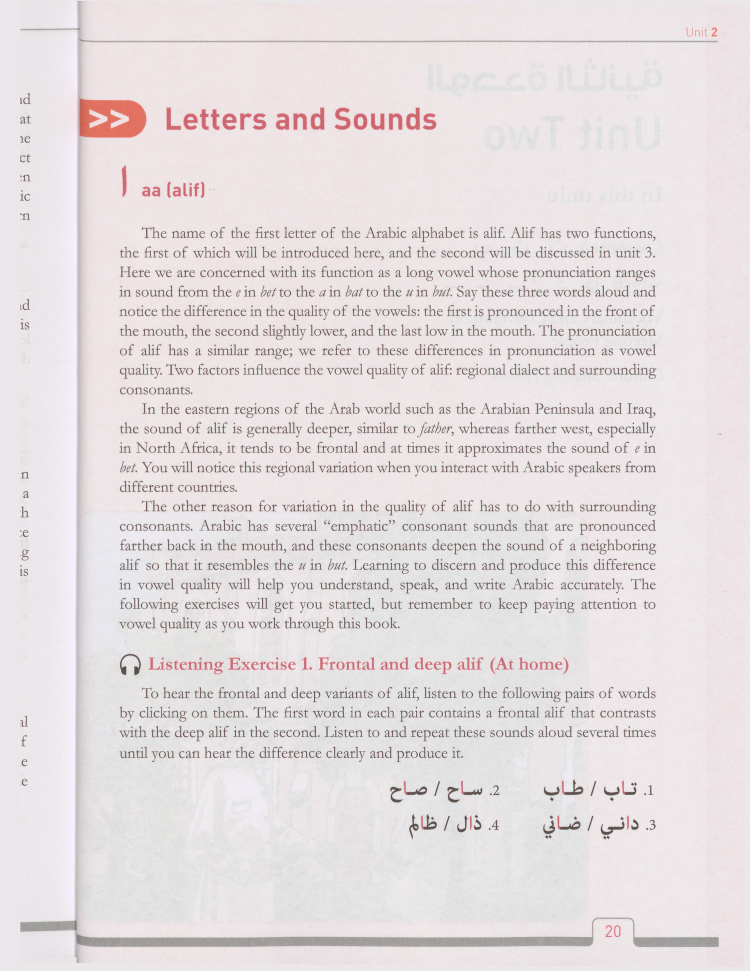
#> input picture work/arabic/u2/sm_p38.jpg, 1500 x 1941 px (shown at 1/2 size)
$ python find_red_bands.py sm_p38.jpg
#> lines starting #> are read from the running program, lines starting #| are printed output that depends on the picture; after the words box and inside, x2 and y2 are one past the last pixel; in counts of white or black regions, pixels touching at a corner belong together
#> in bands, im is the input picture: shape (1941, 1500, 3); mean R, G, B 228.4, 221.5, 223
#!/usr/bin/env python3
"""Measure horizontal bands of the book's RED ink on a rendered page.

find_crop_boxes.py masks a pale TABLE FILL; Alif Baa's Writing rows are saturated red
GLYPHS on white, which that mask cannot see. Same doctrine (measure, never eyeball),
different ink: mask strong red, segment contiguous row-bands, report page fractions.
"""
import sys
import numpy as np
from PIL import Image

def red_mask(im):
    r, g, b = im[:, :, 0].astype(int), im[:, :, 1].astype(int), im[:, :, 2].astype(int)
    # saturated red ink: red clearly dominant over both other channels, and not pale
    return (r > 110) & (r - g > 55) & (r - b > 45)
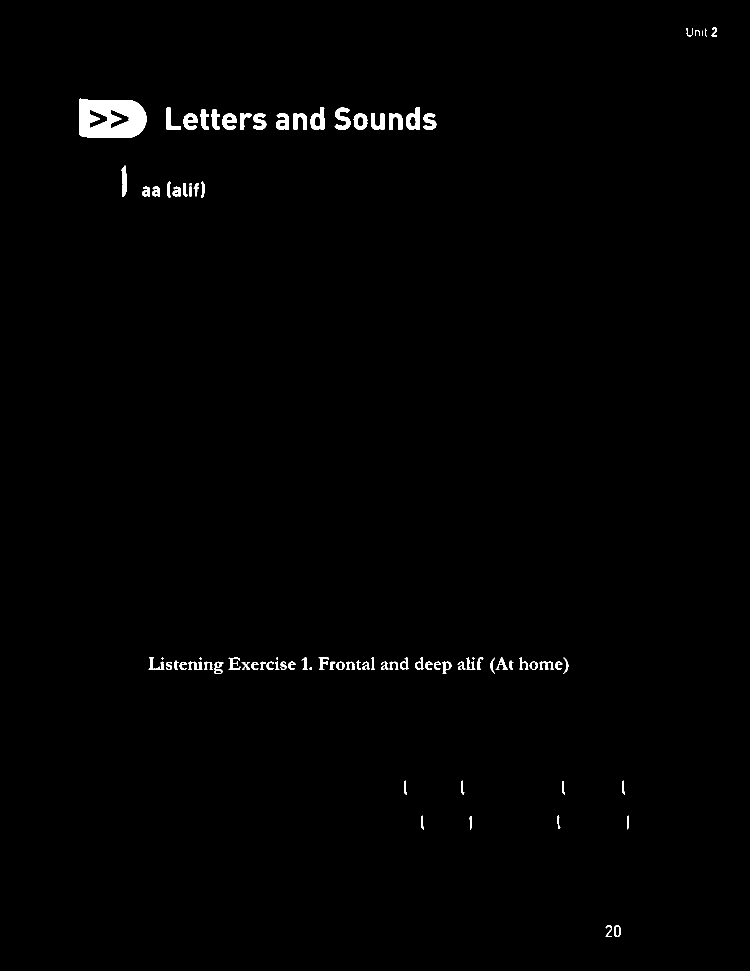
#> returned value: shape (1941, 1500) bool (shown at 1/2 size); 0.9% white; 90 white regions (8 under 20 px), largest, box (x1, y1, x2, y2) and area: (159, 197, 293, 276) 8289, (669, 215, 701, 260) 761, (621, 215, 649, 260) 751

def bands(path, min_px=6, gap=14, min_h=14):
    im = np.asarray(Image.open(path).convert("RGB"))
    m = red_mask(im)
    H, W = m.shape
#> H = 1941; W = 1500
    on = m.sum(1) > min_px
    out, start, last = [], None, -999
    for y, v in enumerate(on):
        if v:
            if start is None: start = y
            last = y
        elif start is not None and y - last > gap:
            out.append((start, last)); start = None
#> this loop made 1941 passes
#> (v, start) on pass 57: (True, 56)
#> v on passes 1 to 6: False, False, False, False, False, False
#> after the loop, out = [(56, 72), (198, 274), (336, 394), (1315, 1347), (1562, 1588), (1632, 1657), (1851, 1873)]
    if start is not None: out.append((start, last))
    print(f"{path} ({W}x{H})")
#| sm_p38.jpg (1500x1941)
    for s, e in out:
        if e - s < min_h: continue
        cols = m[s:e+1].sum(0)
        xs = np.where(cols > 1)[0]
        if not len(xs): continue
        print(f"   y {s/H:.4f}-{e/H:.4f}  x {xs.min()/W:.4f}-{xs.max()/W:.4f}  "
              f"h={e-s}px  w={xs.max()-xs.min()}px  px={int(m[s:e+1].sum())}")
#> this loop made 7 passes
#|    y 0.0289-0.0371  x 0.9153-0.9553  h=16px  w=60px  px=233
#|    y 0.1020-0.1412  x 0.1060-0.5813  h=76px  w=713px  px=17528
#|    y 0.1731-0.2030  x 0.1620-0.2720  h=58px  w=165px  px=1792
#|    y 0.6775-0.6940  x 0.1987-0.7573  h=32px  w=838px  px=5640
#|    y 0.8047-0.8181  x 0.5387-0.8327  h=26px  w=441px  px=364
#|    y 0.8408-0.8537  x 0.5613-0.8380  h=25px  w=415px  px=348
#|    y 0.9536-0.9650  x 0.8073-0.8267  h=22px  w=29px  px=232

if __name__ == "__main__":
    for p in sys.argv[1:]:
        bands(p); print()

$ run again, on work/arabic/u2/sm_p40.jpg
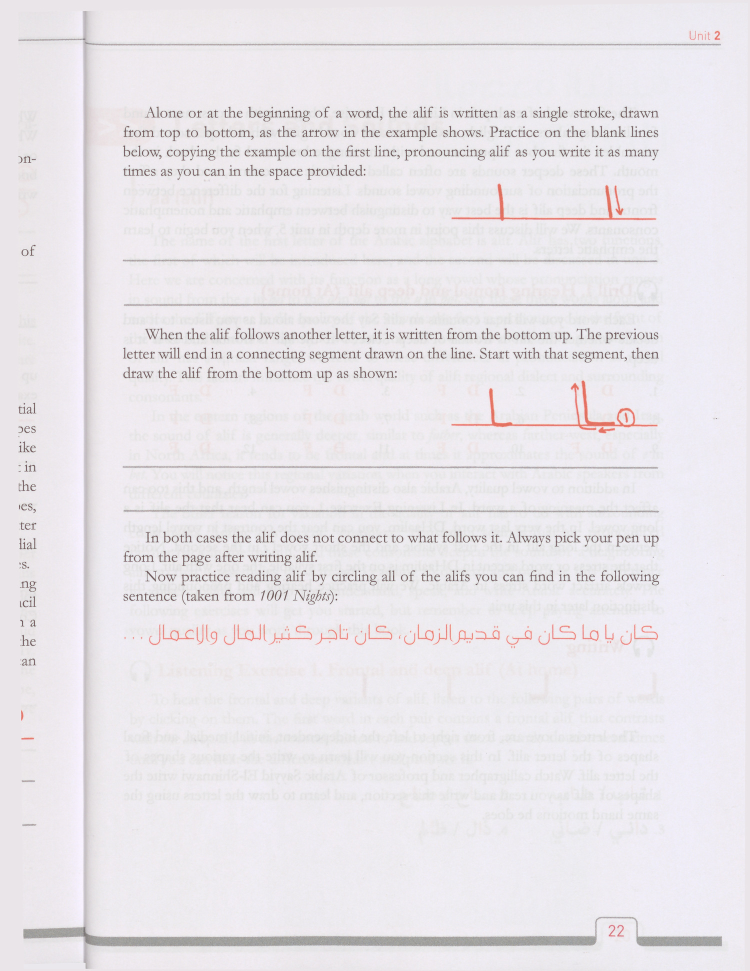
#> input picture work/arabic/u2/sm_p40.jpg, 1500 x 1941 px (shown at 1/2 size)
#> in bands, im is the input picture: shape (1941, 1500, 3); mean R, G, B 233.1, 229.5, 233.9
#> in red_mask, `return (r > 110) & (r - g > 55) & (r - b > 45)`:
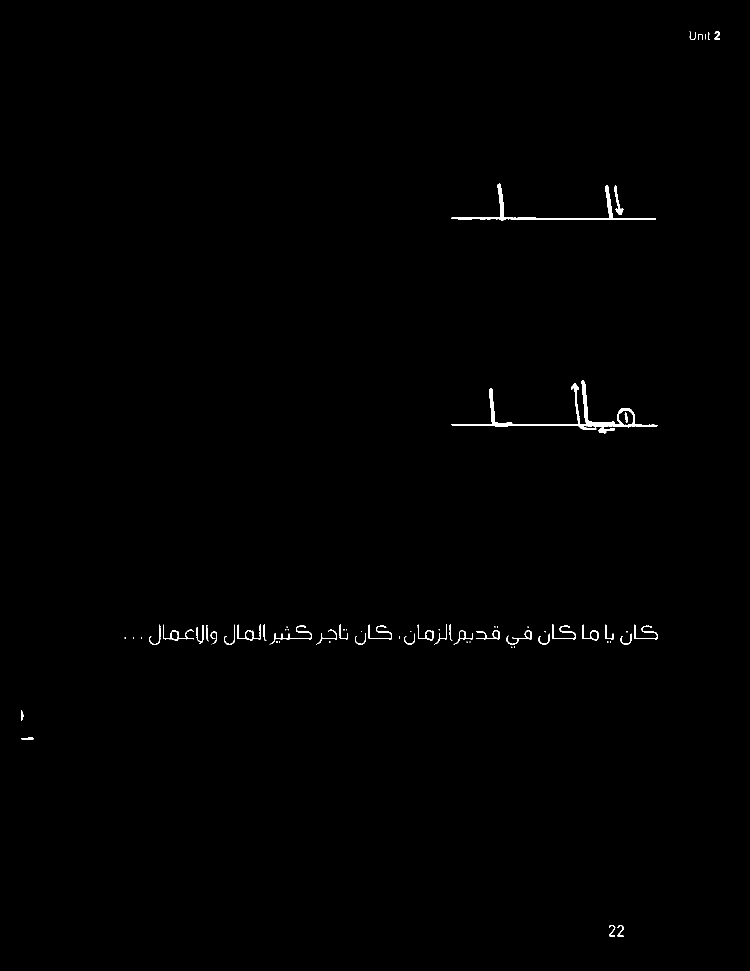
#> returned value: shape (1941, 1500) bool (shown at 1/2 size); 0.42% white; 67 white regions (28 under 20 px), largest, box (x1, y1, x2, y2) and area: (903, 761, 1315, 860) 3777, (903, 367, 1312, 442) 2411, (539, 1251, 624, 1289) 396
#> the loop in bands, `for y, v in enumerate(on):` made 1941 passes
#> start on passes 64, 371: 63, 370
#> after the loop in bands, `for y, v in enumerate(on):`: out = [(63, 79), (370, 439), (764, 865), (1249, 1289), (1475, 1478), (1850, 1872)]
#| sm_p40.jpg (1500x1941)
#> the loop in bands, `for s, e in out:` made 6 passes
#> (printed output is left out)

$ run again, on work/arabic/u2/sm_p42.jpg
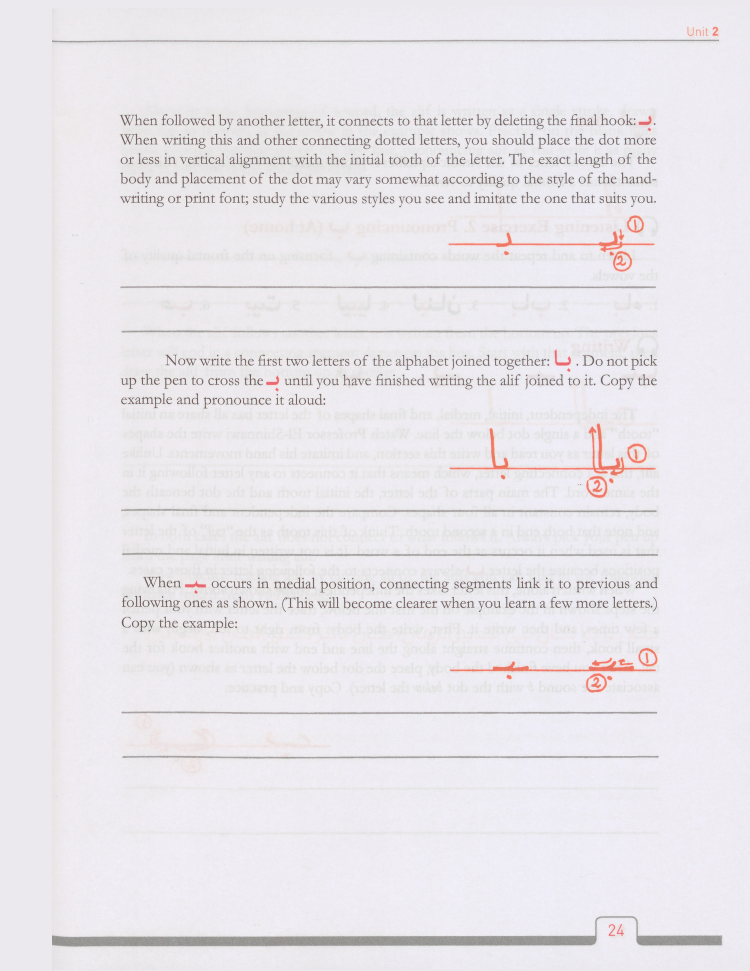
#> input picture work/arabic/u2/sm_p42.jpg, 1500 x 1941 px (shown at 1/2 size)
#> in bands, im is the input picture: shape (1941, 1500, 3); mean R, G, B 232.9, 229.9, 234.5
#> in red_mask, `return (r > 110) & (r - g > 55) & (r - b > 45)`:
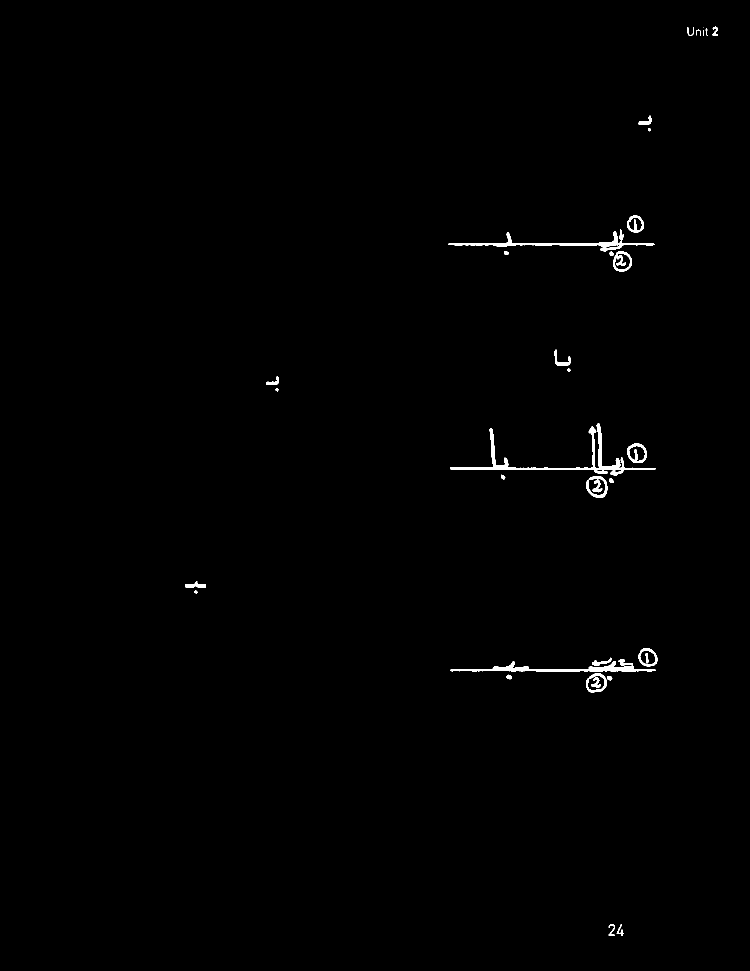
#> returned value: shape (1941, 1500) bool (shown at 1/2 size); 0.52% white; 37 white regions (2 under 20 px), largest, box (x1, y1, x2, y2) and area: (900, 847, 1312, 951) 3792, (900, 1322, 1312, 1343) 2509, (897, 463, 1309, 504) 2272
#> the loop in bands, `for y, v in enumerate(on):` made 1941 passes
#> v on passes 1 to 8: False, False, False, False, False, False, False, False
#> after the loop in bands, `for y, v in enumerate(on):`: out = [(54, 71), (243, 249), (431, 542), (713, 740), (763, 769), (850, 995), (1167, 1184), (1296, 1384), (1849, 1871)]
#| sm_p42.jpg (1500x1941)
#> the loop in bands, `for s, e in out:` made 9 passes
#> (printed output is left out)

$ run again, on work/arabic/u2/sm_p43.jpg
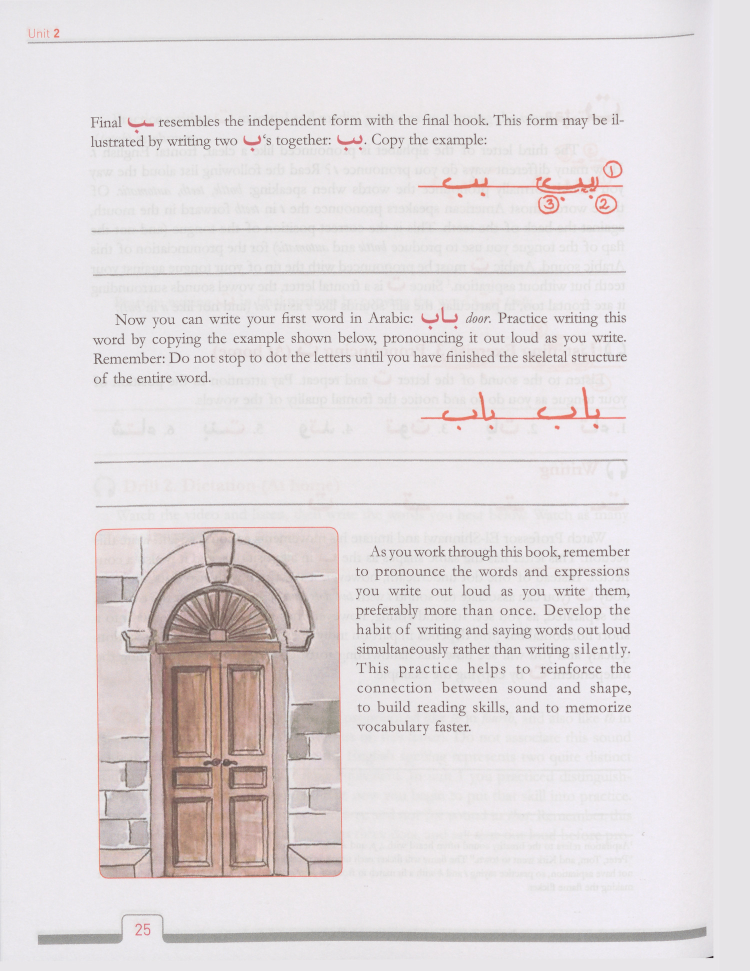
#> input picture work/arabic/u2/sm_p43.jpg, 1500 x 1941 px (shown at 1/2 size)
#> in bands, im is the input picture: shape (1941, 1500, 3); mean R, G, B 226.4, 220.9, 222.9
#> in red_mask, `r, g, b = im[:, :, 0].astype(int), im[:, :, 1].astype(int), im[:, :, 2..`:
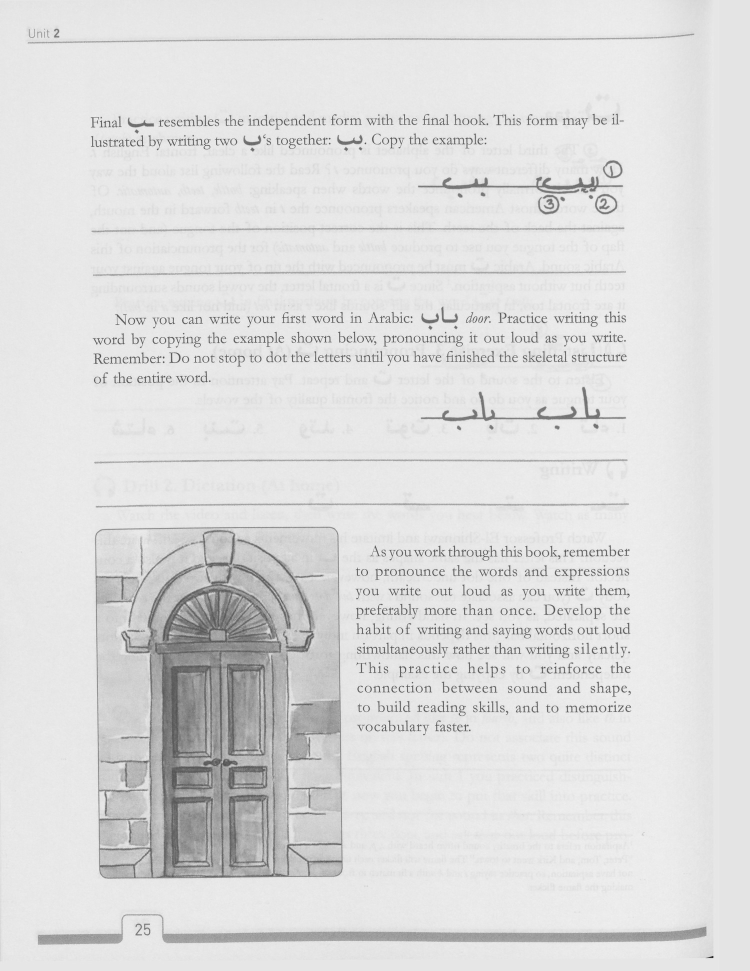
#> g: shape (1941, 1500) int64 (shown at 1/2 size); min 20, max 255, mean 220.9
#> in red_mask, `return (r > 110) & (r - g > 55) & (r - b > 45)`:
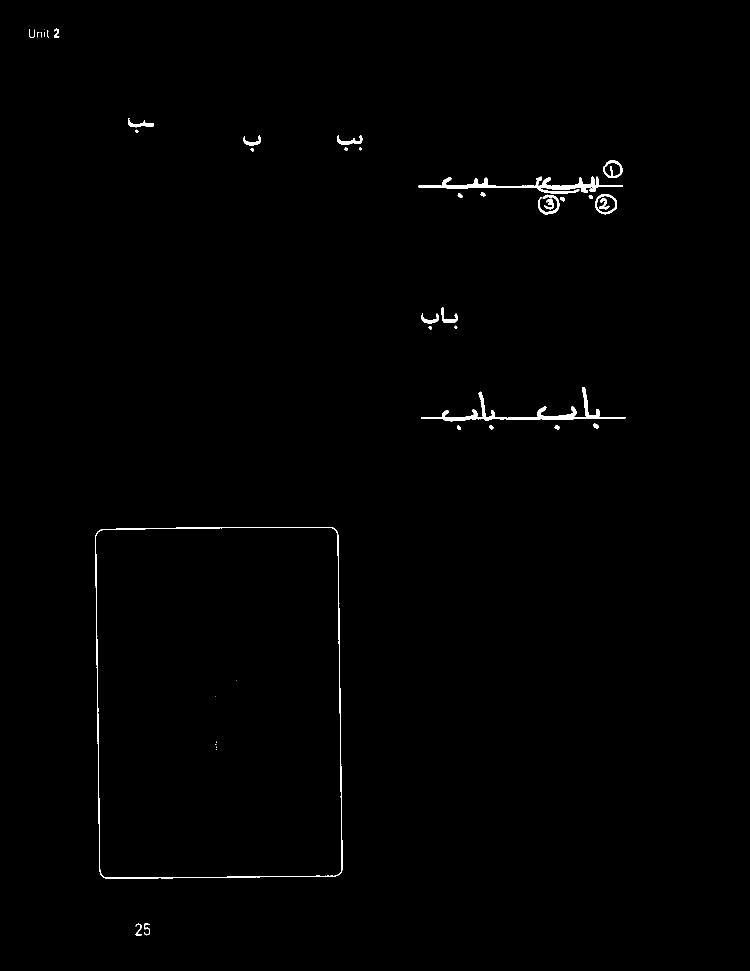
#> returned value: shape (1941, 1500) bool (shown at 1/2 size); 0.55% white; 43 white regions (11 under 20 px), largest, box (x1, y1, x2, y2) and area: (190, 1054, 685, 1757) 4408, (836, 353, 1246, 388) 3515, (842, 774, 1252, 843) 3513
#> the loop in bands, `for y, v in enumerate(on):` made 1941 passes
#> (v, start) on pass 59: (True, 58)
#> after the loop in bands, `for y, v in enumerate(on):`: out = [(58, 74), (243, 300), (321, 428), (627, 656), (777, 858), (1054, 1060), (1488, 1488), (1748, 1756), (1847, 1870)]
#| sm_p43.jpg (1500x1941)
#> the loop in bands, `for s, e in out:` made 9 passes
#> (printed output is left out)
